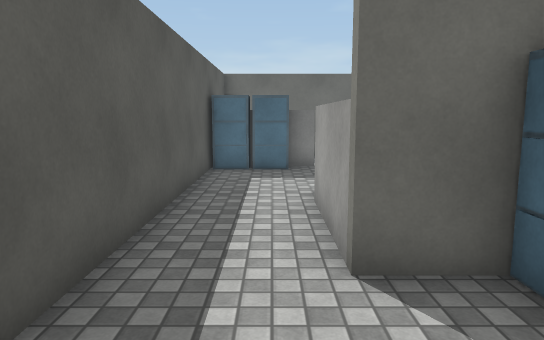
view 1 (above)

24 first-person views from a walk through a scene from a Unity 3-D project. The camera is 1.5 m above the floor, tilts 8° down and sees 70° across. Doors are open. The floor is counted in squares, 1 m on a side. Each view is taken from the middle of a square. On the plan, view 1 faces up. The plan holds only what a view shows up to about 17 squares ahead; the rest is blank. The player character is not drawn. Surface patterns are stand-ins for the level's own textures.

view 2
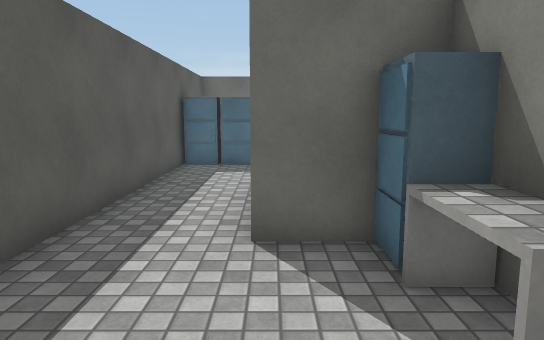

view 3
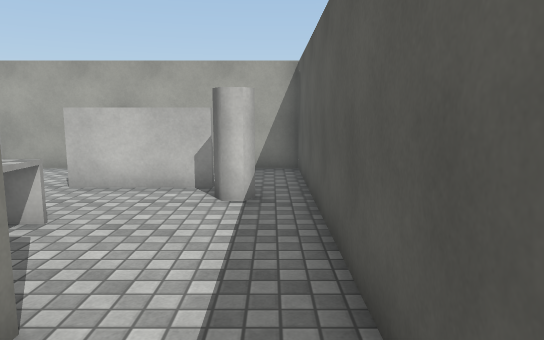

view 4
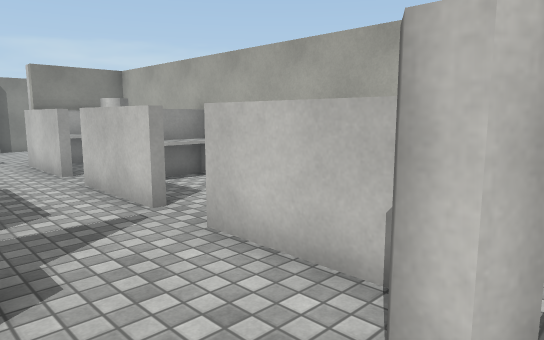

view 5
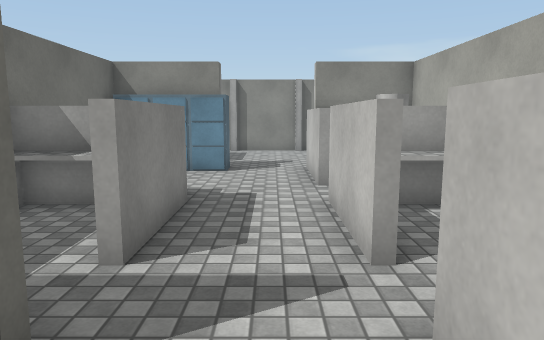

view 6
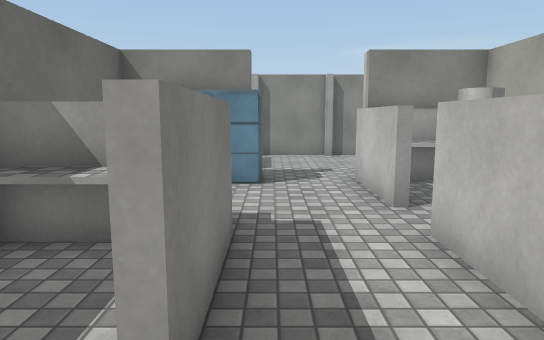

view 7
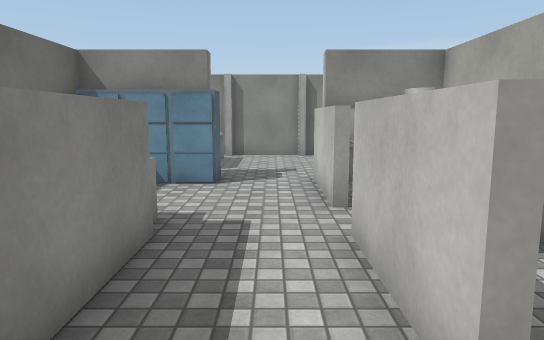

view 8
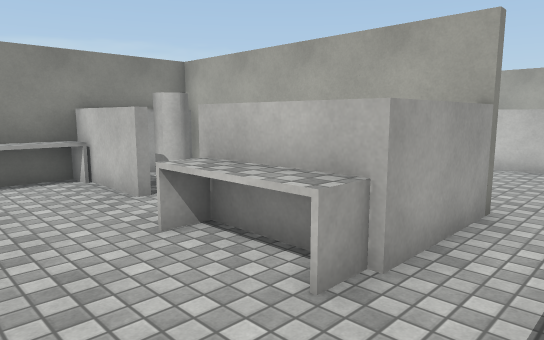

view 9
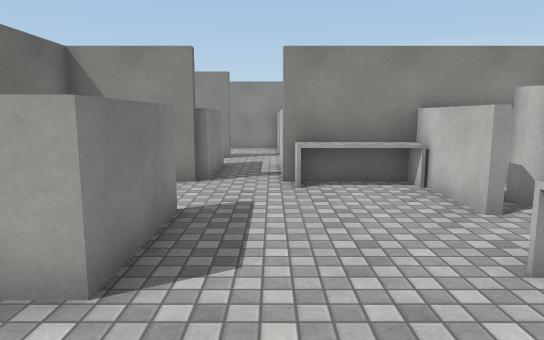

view 10
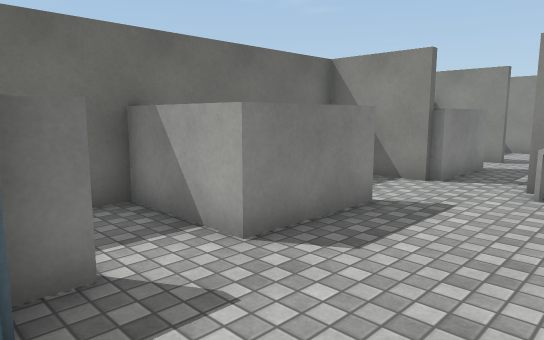

view 11
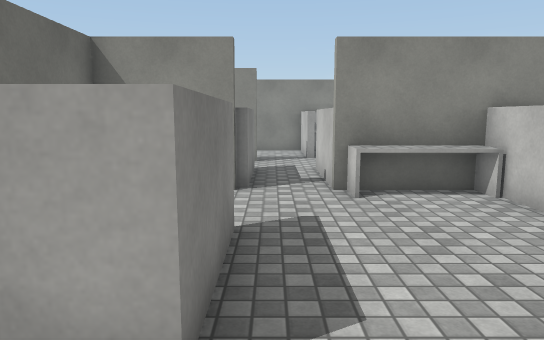

view 12
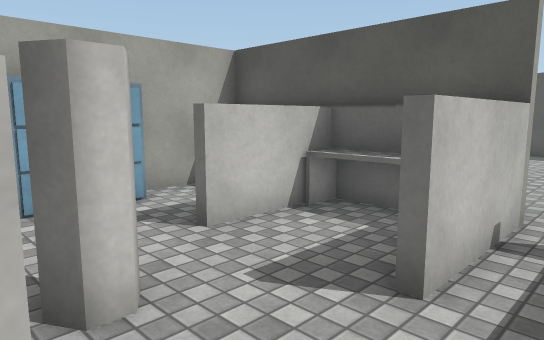

view 13
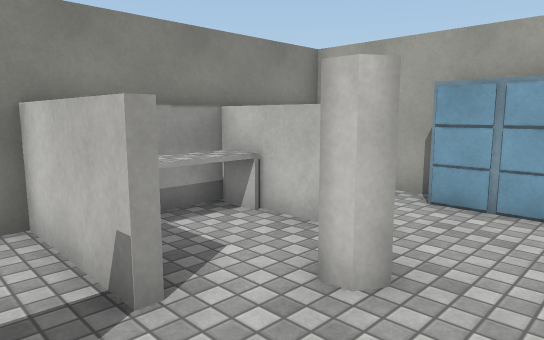

view 14
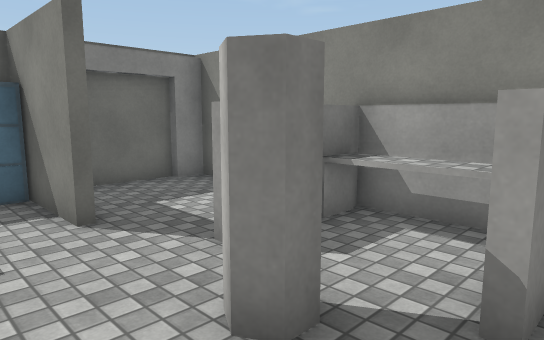

view 15
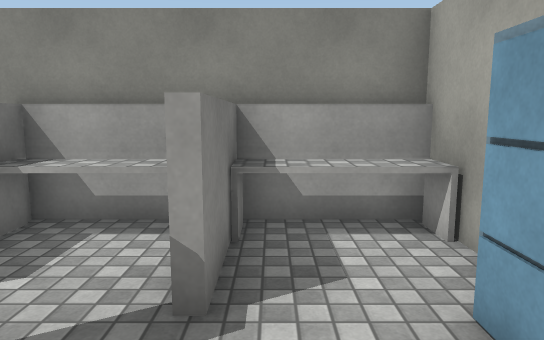

view 16
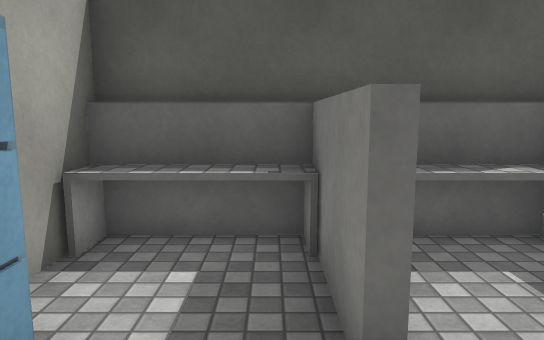

view 17
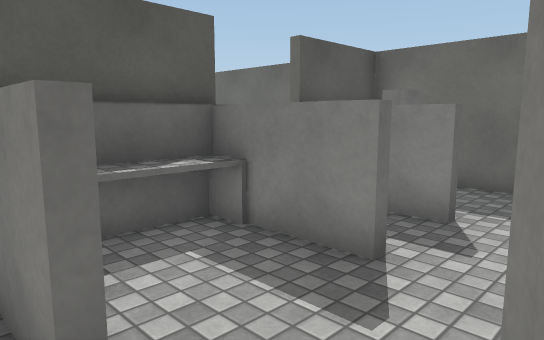

view 18
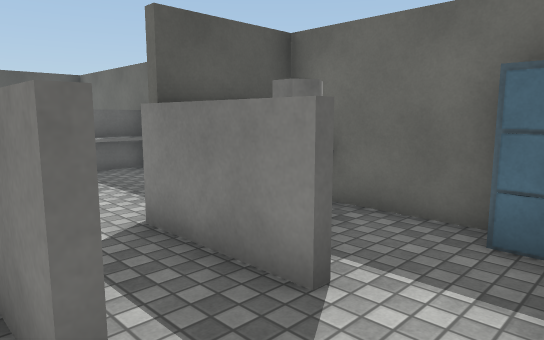

view 19
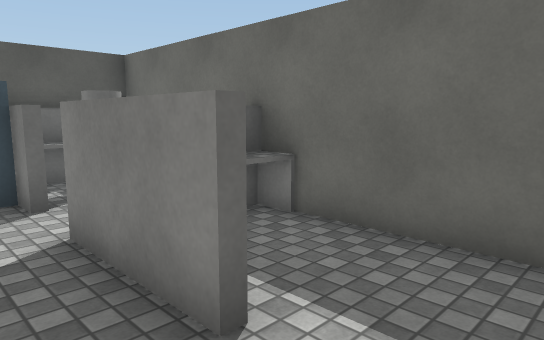

view 20
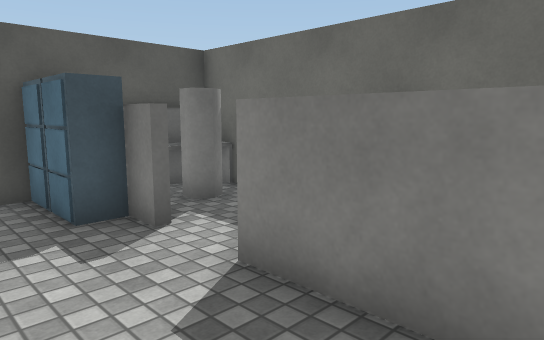

view 21
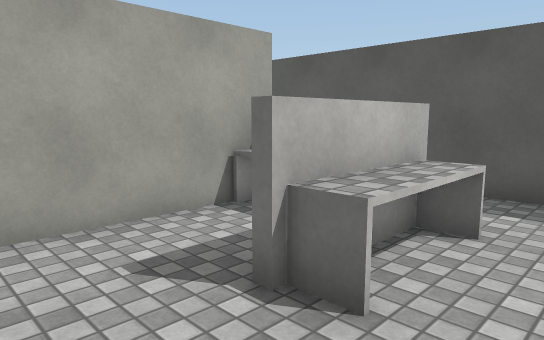

view 22
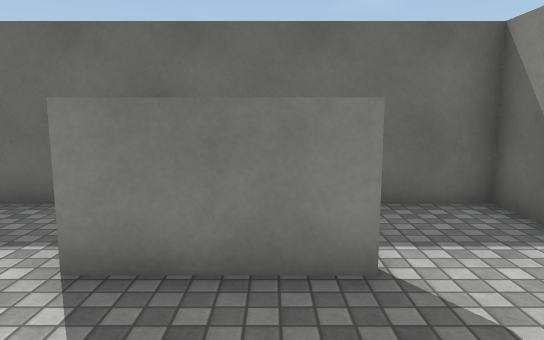

view 23
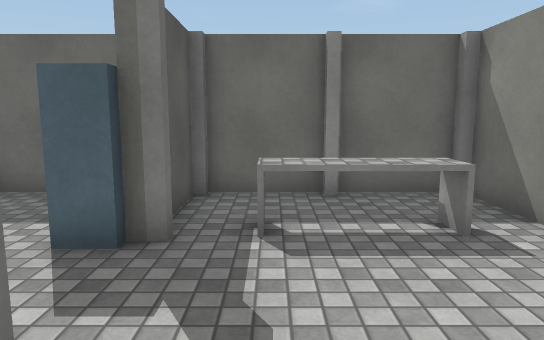

view 24
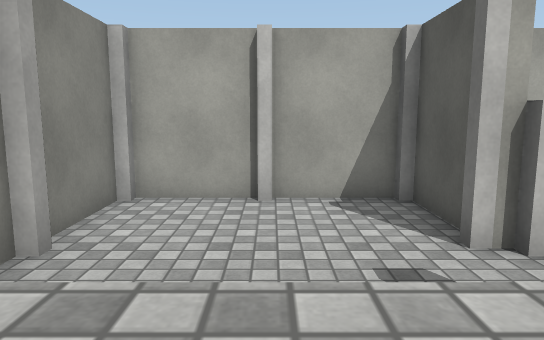

### Floor plan
Key: @ floor where view 1 was taken; # wall or solid block; . floor; D open door; ^ raised ledge; C cabinet; O other object.
Columns run from 2 left of view 1 to 18 right of it. Each row starts with its distance up from view 1.
 15 ############### ####
 14 #O...O^....#^..C#..##
 13 #O#..O^....#  ..#...#
 12 #OOO.OOOO..OOOO.#...#
 11 #CC........D........#
 10 #..........OOOO..OOO#
  9 #.........^#^......^#
  8 #.........^#^...#..^#
  7 #..OOOO.OOO#OOO..OOO#
  6 #..O ....###^......^#
  5 #..O^...####^......^#
  4 DDDD##### ####CCC####
  3 #...CC  .^O...C.....#
  2 #...^# ..^O...C.....#
  1 #...^#.OOOO...C#^^^.#
  0 #.@...........CD....#
 -1 ###...........DD....#
 -2 ##OOOO.OOOOOOOOD....#
 -3  #.   ...^O  ^O#....#
 -4  #    ...^O   O.....#
 -5  ###########  #######

Positions as (right, up) in squares from view 1, and headings:
1: (0, 0), facing up
2: (1, -1), facing up
3: (-1, 6), facing down
4: (-1, 1), facing down-right
5: (1, -1), facing right
6: (3, 0), facing right
7: (3, -1), facing right
8: (-1, 10), facing down-right
9: (0, 10), facing right
10: (0, 8), facing up-right
11: (1, 11), facing right
12: (15, 11), facing down-left
13: (12, 11), facing down-right
14: (12, 6), facing up-right
15: (12, 6), facing right
16: (14, 6), facing left
17: (14, 6), facing up-left
18: (14, 9), facing up-left
19: (8, 10), facing up-left
20: (6, 9), facing up-left
21: (6, 9), facing down-left
22: (5, 8), facing up
23: (14, -4), facing up
24: (15, 2), facing down
